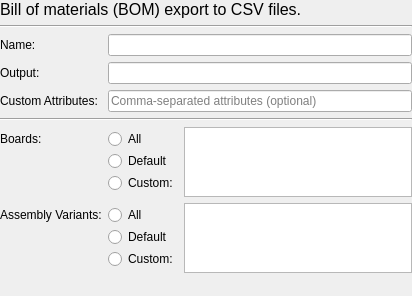
<?xml version="1.0" encoding="UTF-8"?>
<ui version="4.0">
 <class>librepcb::editor::BomOutputJobWidget</class>
 <widget class="QWidget" name="librepcb::editor::BomOutputJobWidget">
  <property name="geometry">
   <rect>
    <x>0</x>
    <y>0</y>
    <width>412</width>
    <height>296</height>
   </rect>
  </property>
  <property name="windowTitle">
   <string>Form</string>
  </property>
  <layout class="QFormLayout" name="formLayout">
   <property name="leftMargin">
    <number>0</number>
   </property>
   <property name="topMargin">
    <number>0</number>
   </property>
   <property name="rightMargin">
    <number>0</number>
   </property>
   <property name="bottomMargin">
    <number>0</number>
   </property>
   <item row="0" column="0" colspan="2">
    <widget class="QLabel" name="label">
     <property name="font">
      <font>
       <pointsize>12</pointsize>
      </font>
     </property>
     <property name="text">
      <string>Bill of materials (BOM) export to CSV files.</string>
     </property>
     <property name="wordWrap">
      <bool>true</bool>
     </property>
    </widget>
   </item>
   <item row="1" column="0" colspan="2">
    <widget class="Line" name="line">
     <property name="orientation">
      <enum>Qt::Horizontal</enum>
     </property>
    </widget>
   </item>
   <item row="2" column="0">
    <widget class="QLabel" name="label_4">
     <property name="text">
      <string>Name:</string>
     </property>
    </widget>
   </item>
   <item row="2" column="1">
    <widget class="QLineEdit" name="edtName"/>
   </item>
   <item row="3" column="0">
    <widget class="QLabel" name="label_3">
     <property name="text">
      <string>Output:</string>
     </property>
    </widget>
   </item>
   <item row="3" column="1">
    <widget class="QLineEdit" name="edtOutput"/>
   </item>
   <item row="4" column="0">
    <widget class="QLabel" name="label_5">
     <property name="text">
      <string>Custom Attributes:</string>
     </property>
    </widget>
   </item>
   <item row="4" column="1">
    <widget class="QLineEdit" name="edtCustomAttributes">
     <property name="placeholderText">
      <string>Comma-separated attributes (optional)</string>
     </property>
    </widget>
   </item>
   <item row="5" column="0" colspan="2">
    <widget class="Line" name="line_2">
     <property name="orientation">
      <enum>Qt::Horizontal</enum>
     </property>
    </widget>
   </item>
   <item row="6" column="0">
    <widget class="QLabel" name="label_2">
     <property name="text">
      <string>Boards:</string>
     </property>
    </widget>
   </item>
   <item row="6" column="1">
    <layout class="QHBoxLayout" name="horizontalLayout_3">
     <item>
      <layout class="QVBoxLayout" name="verticalLayout_3">
       <property name="spacing">
        <number>0</number>
       </property>
       <item>
        <widget class="QRadioButton" name="rbtnBoardsAll">
         <property name="text">
          <string>All</string>
         </property>
         <attribute name="buttonGroup">
          <string notr="true">btnGrpBoards</string>
         </attribute>
        </widget>
       </item>
       <item>
        <widget class="QRadioButton" name="rbtnBoardsDefault">
         <property name="text">
          <string>Default</string>
         </property>
         <attribute name="buttonGroup">
          <string notr="true">btnGrpBoards</string>
         </attribute>
        </widget>
       </item>
       <item>
        <widget class="QRadioButton" name="rbtnBoardsCustom">
         <property name="text">
          <string>Custom:</string>
         </property>
         <attribute name="buttonGroup">
          <string notr="true">btnGrpBoards</string>
         </attribute>
        </widget>
       </item>
      </layout>
     </item>
     <item>
      <widget class="QListWidget" name="lstBoards">
       <property name="sizePolicy">
        <sizepolicy hsizetype="Expanding" vsizetype="Preferred">
         <horstretch>0</horstretch>
         <verstretch>0</verstretch>
        </sizepolicy>
       </property>
       <property name="horizontalScrollBarPolicy">
        <enum>Qt::ScrollBarAlwaysOff</enum>
       </property>
       <property name="sizeAdjustPolicy">
        <enum>QAbstractScrollArea::AdjustToContents</enum>
       </property>
       <property name="resizeMode">
        <enum>QListView::Adjust</enum>
       </property>
      </widget>
     </item>
    </layout>
   </item>
   <item row="7" column="0">
    <widget class="QLabel" name="label_6">
     <property name="text">
      <string>Assembly Variants:</string>
     </property>
    </widget>
   </item>
   <item row="7" column="1">
    <layout class="QHBoxLayout" name="horizontalLayout_4">
     <item>
      <layout class="QVBoxLayout" name="verticalLayout_4">
       <property name="spacing">
        <number>0</number>
       </property>
       <item>
        <widget class="QRadioButton" name="rbtnVariantsAll">
         <property name="text">
          <string>All</string>
         </property>
         <attribute name="buttonGroup">
          <string notr="true">btnGrpVariants</string>
         </attribute>
        </widget>
       </item>
       <item>
        <widget class="QRadioButton" name="rbtnVariantsDefault">
         <property name="text">
          <string>Default</string>
         </property>
         <attribute name="buttonGroup">
          <string notr="true">btnGrpVariants</string>
         </attribute>
        </widget>
       </item>
       <item>
        <widget class="QRadioButton" name="rbtnVariantsCustom">
         <property name="text">
          <string>Custom:</string>
         </property>
         <attribute name="buttonGroup">
          <string notr="true">btnGrpVariants</string>
         </attribute>
        </widget>
       </item>
      </layout>
     </item>
     <item>
      <widget class="QListWidget" name="lstVariants">
       <property name="sizePolicy">
        <sizepolicy hsizetype="Expanding" vsizetype="Preferred">
         <horstretch>0</horstretch>
         <verstretch>0</verstretch>
        </sizepolicy>
       </property>
       <property name="horizontalScrollBarPolicy">
        <enum>Qt::ScrollBarAlwaysOff</enum>
       </property>
       <property name="sizeAdjustPolicy">
        <enum>QAbstractScrollArea::AdjustToContents</enum>
       </property>
       <property name="resizeMode">
        <enum>QListView::Adjust</enum>
       </property>
      </widget>
     </item>
    </layout>
   </item>
  </layout>
 </widget>
 <resources/>
 <connections/>
 <buttongroups>
  <buttongroup name="btnGrpVariants"/>
  <buttongroup name="btnGrpBoards"/>
 </buttongroups>
</ui>
